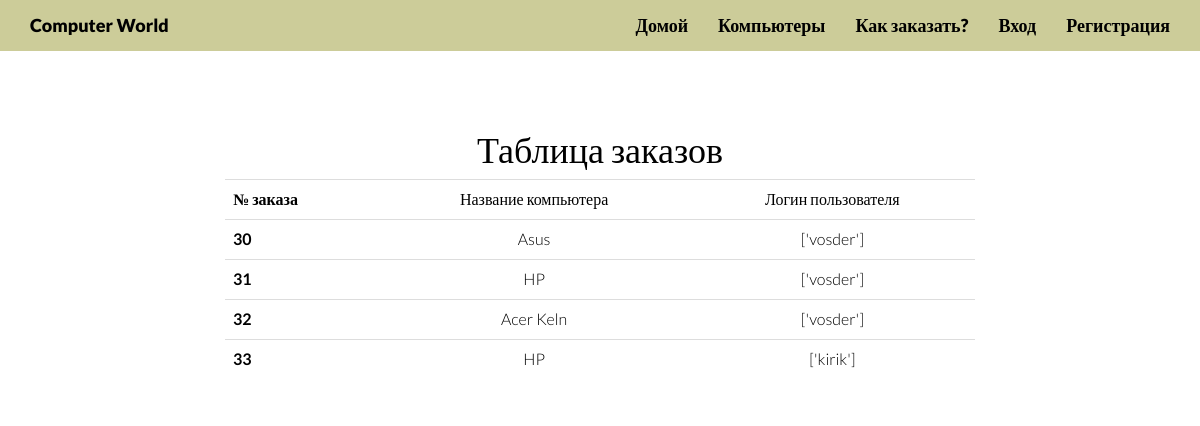
The app's page /orders/, older data.
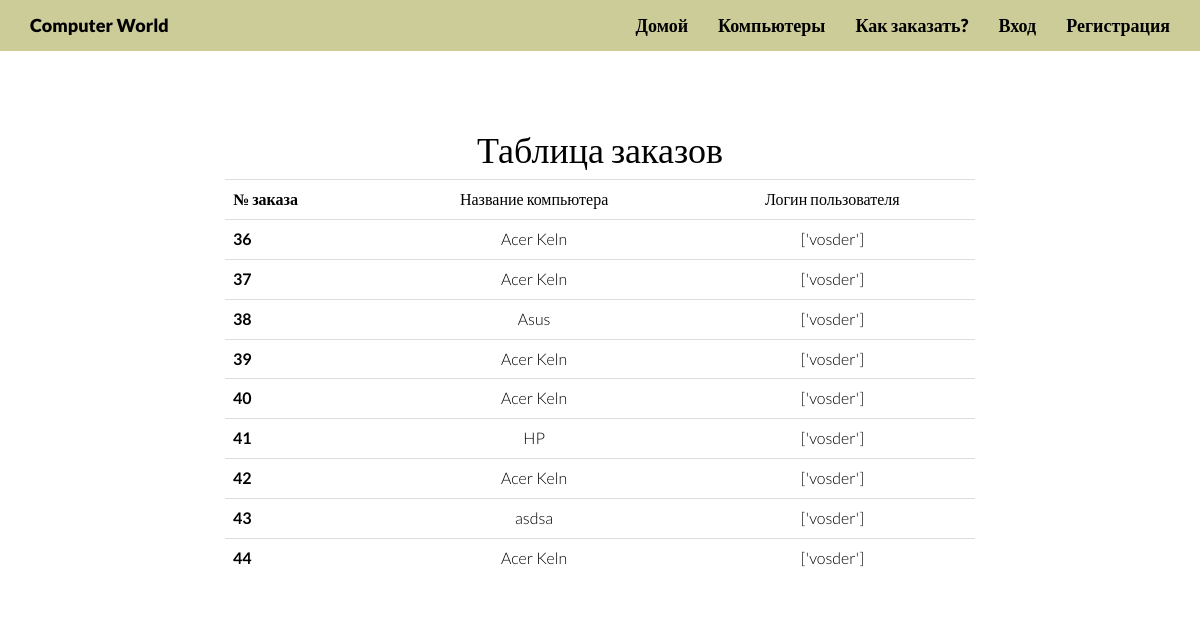
The same page, newer data.
### app/models.py (models this page shows)
class Order(models.Model):
    id_order = models.AutoField(primary_key=True, verbose_name='ID Заказа')
    id_comp = models.ForeignKey(Computer, on_delete=models.CASCADE, verbose_name='Название компьютера')
    id_user = models.ManyToManyField(User, verbose_name='ID Пользователя')
    def get_users(self):
        return [u.username for u in self.id_user.all()]
    get_users.short_description = 'Заказы пользователей'
    class Meta:
        verbose_name_plural = "Заказы"
        verbose_name = "Заказ"

class Computer(models.Model):
    id_computer = models.AutoField(primary_key=True)
    name_computer = models.CharField(max_length=100, verbose_name='Компьютер')
    model_computer = models.CharField(max_length=100, verbose_name='Модель')
    company_computer = models.CharField(max_length=100, verbose_name='Производитель')
    price_computer = models.IntegerField(verbose_name='Цена')
    characteristics_computer = models.TextField(verbose_name='Характеристики')
    photo_computer = models.ImageField(null=True, blank=True, verbose_name='Фото')
    def __str__(self):
        return self.name_computer
    class Meta:
        verbose_name_plural = "Компьютеры"
        verbose_name = "Компьютер"

### app/views.py (the view)
# urls.py: url(r'^orders/', OrdersView.as_view(), name="orders"),
class OrdersView(ListView):
    model = Order
    template_name = 'orders.html'
    def get_context_data(self, **kwargs):
        context = super().get_context_data(**kwargs)
        print(Order.objects.all().first().get_users)
        return context

### templates/orders.html
{% extends 'base.html' %}
{% block body1 %}
    <div id="header1">
        <div class="container">
            <div class="row centered">
                <div class="col-lg-8 col-lg-offset-2">
                    <h1><br>Таблица заказов<br></h1>
                <table class="table table-hover table-inverse">
                <tr>
                    <th>№ заказа</th>
                    <td>Название компьютера</td>
                    <td>Логин пользователя</td>
                </tr>
                    {% for Order in object_list %}
                    <tr>
                        <th scope="row">{{ Order.id_order }}</th>
                        <td> {{ Order.id_comp }} </td>
                        <td>{{ Order.get_users }}</td>
                    </tr>
                    {% endfor %}
                </table>
                </div>
            </div>
        </div>
    </div>
{% endblock %}

### templates/base.html (shortened to what this page needs)
<!DOCTYPE html>
<html lang="en">
<head>
    {% load static %}
    <link rel="stylesheet" href="{% static 'Bootstrap/css/bootstrap.css' %}">
    <link rel="stylesheet" href="{% static 'Bootstrap/css/font-awesome.min.css' %}">
    <link rel="stylesheet" href="{% static 'Bootstrap/css/main.css' %}">
    <link rel="stylesheet" href="{% static 'Bootstrap/js/bootstrap.min.js' %}">
</head>
<body>
    <div class="navbar navbar-inverse navbar-fixed-top">
    <div class="container">
      <div class="navbar-header">
          <a class="navbar-brand" href="{% url 'main' %}">Computer World</a>
      </div>
      <div class="navbar-collapse collapse">
        <ul class="nav navbar-nav navbar-right">
          <li><a href="{% url 'main' %}">Домой</a></li>
          <li><a href="{% url 'computers_url' %}">Компьютеры</a></li>
          <li>
            {% if request.user.is_superuser %}
                <li><a href="{% url 'orders' %}">Заказы</a></li>
                {% elif request.user.is_user %}
                <li><a href="{% url 'order' %}">Корзина</a></li>
                {% else %}
                <li><a href="{% url 'order_non_auth' %}">Как заказать?</a></li>
                {% endif %}
            </li>
            <li>
            {% if request.user.is_authenticated %}
                <li><a href="{% url 'logout_url' %}">Выйти</a></li>
                <li><a>{{ request.user.username }}</a></li>
                {% else %}
                <li><a href="{% url 'auth_url' %}">Вход</a></li>
                <li><a href="{% url 'registration_url' %}">Регистрация</a></li>
                {% endif %}
            </li>
        </ul>
      </div>
    </div>
  </div>
    {% block body1 %} {% endblock %}
</body>
</html>

Row changes from the older to the newer data that the page shows:
removed Order: id_order "30", id_comp "Asus", get_users "['vosder']"
removed Order: id_order "31", id_comp "HP", get_users "['vosder']"
removed Order: id_order "32", id_comp "Acer Keln", get_users "['vosder']"
removed Order: id_order "33", id_comp "HP", get_users "['kirik']"
added Order: id_order "36", id_comp "Acer Keln", get_users "['vosder']"
added Order: id_order "37", id_comp "Acer Keln", get_users "['vosder']"
added Order: id_order "38", id_comp "Asus", get_users "['vosder']"
added Order: id_order "39", id_comp "Acer Keln", get_users "['vosder']"
added Order: id_order "40", id_comp "Acer Keln", get_users "['vosder']"
added Order: id_order "41", id_comp "HP", get_users "['vosder']"
added Order: id_order "42", id_comp "Acer Keln", get_users "['vosder']"
added Order: id_order "43", id_comp "asdsa", get_users "['vosder']"
added Order: id_order "44", id_comp "Acer Keln", get_users "['vosder']"
